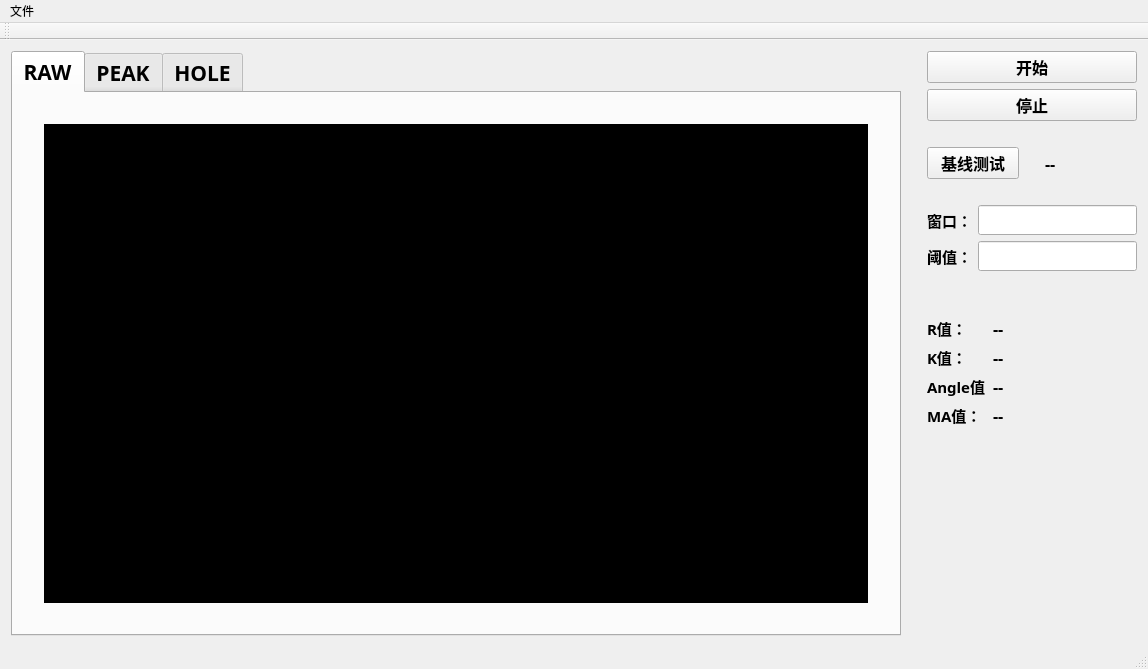
<?xml version="1.0" encoding="UTF-8"?>
<ui version="4.0">
 <class>MainWindow</class>
 <widget class="QMainWindow" name="MainWindow">
  <property name="geometry">
   <rect>
    <x>0</x>
    <y>0</y>
    <width>1148</width>
    <height>669</height>
   </rect>
  </property>
  <property name="windowTitle">
   <string>MainWindow</string>
  </property>
  <widget class="QWidget" name="centralWidget">
   <layout class="QGridLayout" name="gridLayout_8">
    <item row="0" column="0">
     <layout class="QGridLayout" name="gridLayout_7">
      <item row="0" column="0">
       <widget class="QTabWidget" name="tabWidget">
        <property name="font">
         <font>
          <family>Agency FB</family>
          <pointsize>16</pointsize>
          <weight>75</weight>
          <bold>true</bold>
         </font>
        </property>
        <property name="currentIndex">
         <number>0</number>
        </property>
        <widget class="QWidget" name="tab">
         <attribute name="title">
          <string>RAW</string>
         </attribute>
         <layout class="QGridLayout" name="gridLayout_6">
          <item row="0" column="0">
           <layout class="QGridLayout" name="gridLayout">
            <item row="0" column="1">
             <spacer name="horizontalSpacer_8">
              <property name="orientation">
               <enum>Qt::Vertical</enum>
              </property>
              <property name="sizeType">
               <enum>QSizePolicy::Fixed</enum>
              </property>
              <property name="sizeHint" stdset="0">
               <size>
                <width>20</width>
                <height>20</height>
               </size>
              </property>
             </spacer>
            </item>
            <item row="1" column="0">
             <spacer name="horizontalSpacer_6">
              <property name="orientation">
               <enum>Qt::Horizontal</enum>
              </property>
              <property name="sizeType">
               <enum>QSizePolicy::Fixed</enum>
              </property>
              <property name="sizeHint" stdset="0">
               <size>
                <width>20</width>
                <height>20</height>
               </size>
              </property>
             </spacer>
            </item>
            <item row="1" column="1">
             <widget class="SimpleCurveGraph" name="rawCurveWidget" native="true">
              <property name="sizePolicy">
               <sizepolicy hsizetype="Expanding" vsizetype="Preferred">
                <horstretch>0</horstretch>
                <verstretch>0</verstretch>
               </sizepolicy>
              </property>
              <property name="styleSheet">
               <string notr="true">background-color: rgb(0, 0, 0);</string>
              </property>
             </widget>
            </item>
            <item row="1" column="2">
             <spacer name="horizontalSpacer_7">
              <property name="orientation">
               <enum>Qt::Horizontal</enum>
              </property>
              <property name="sizeType">
               <enum>QSizePolicy::Fixed</enum>
              </property>
              <property name="sizeHint" stdset="0">
               <size>
                <width>20</width>
                <height>20</height>
               </size>
              </property>
             </spacer>
            </item>
            <item row="2" column="1">
             <spacer name="horizontalSpacer_9">
              <property name="orientation">
               <enum>Qt::Vertical</enum>
              </property>
              <property name="sizeType">
               <enum>QSizePolicy::Fixed</enum>
              </property>
              <property name="sizeHint" stdset="0">
               <size>
                <width>20</width>
                <height>20</height>
               </size>
              </property>
             </spacer>
            </item>
           </layout>
          </item>
         </layout>
        </widget>
        <widget class="QWidget" name="tab_2">
         <attribute name="title">
          <string>PEAK</string>
         </attribute>
         <layout class="QGridLayout" name="gridLayout_5">
          <item row="0" column="0">
           <layout class="QGridLayout" name="gridLayout_2">
            <item row="0" column="1">
             <spacer name="horizontalSpacer_11">
              <property name="orientation">
               <enum>Qt::Vertical</enum>
              </property>
              <property name="sizeType">
               <enum>QSizePolicy::Fixed</enum>
              </property>
              <property name="sizeHint" stdset="0">
               <size>
                <width>20</width>
                <height>20</height>
               </size>
              </property>
             </spacer>
            </item>
            <item row="1" column="0">
             <spacer name="horizontalSpacer_3">
              <property name="orientation">
               <enum>Qt::Horizontal</enum>
              </property>
              <property name="sizeType">
               <enum>QSizePolicy::Fixed</enum>
              </property>
              <property name="sizeHint" stdset="0">
               <size>
                <width>20</width>
                <height>20</height>
               </size>
              </property>
             </spacer>
            </item>
            <item row="1" column="1">
             <widget class="SimpleCurveGraph" name="peakCurveWidget" native="true">
              <property name="sizePolicy">
               <sizepolicy hsizetype="Expanding" vsizetype="Preferred">
                <horstretch>0</horstretch>
                <verstretch>0</verstretch>
               </sizepolicy>
              </property>
              <property name="styleSheet">
               <string notr="true">background-color: rgb(0, 0, 0);</string>
              </property>
             </widget>
            </item>
            <item row="1" column="2">
             <spacer name="horizontalSpacer_10">
              <property name="orientation">
               <enum>Qt::Horizontal</enum>
              </property>
              <property name="sizeType">
               <enum>QSizePolicy::Fixed</enum>
              </property>
              <property name="sizeHint" stdset="0">
               <size>
                <width>20</width>
                <height>20</height>
               </size>
              </property>
             </spacer>
            </item>
            <item row="2" column="1">
             <spacer name="horizontalSpacer_12">
              <property name="orientation">
               <enum>Qt::Vertical</enum>
              </property>
              <property name="sizeType">
               <enum>QSizePolicy::Fixed</enum>
              </property>
              <property name="sizeHint" stdset="0">
               <size>
                <width>20</width>
                <height>20</height>
               </size>
              </property>
             </spacer>
            </item>
           </layout>
          </item>
         </layout>
        </widget>
        <widget class="QWidget" name="tab_3">
         <attribute name="title">
          <string>HOLE</string>
         </attribute>
         <layout class="QGridLayout" name="gridLayout_4">
          <item row="0" column="0">
           <layout class="QGridLayout" name="gridLayout_3">
            <item row="0" column="1">
             <spacer name="horizontalSpacer_14">
              <property name="orientation">
               <enum>Qt::Vertical</enum>
              </property>
              <property name="sizeType">
               <enum>QSizePolicy::Fixed</enum>
              </property>
              <property name="sizeHint" stdset="0">
               <size>
                <width>20</width>
                <height>20</height>
               </size>
              </property>
             </spacer>
            </item>
            <item row="1" column="0">
             <spacer name="horizontalSpacer_2">
              <property name="orientation">
               <enum>Qt::Horizontal</enum>
              </property>
              <property name="sizeType">
               <enum>QSizePolicy::Fixed</enum>
              </property>
              <property name="sizeHint" stdset="0">
               <size>
                <width>20</width>
                <height>20</height>
               </size>
              </property>
             </spacer>
            </item>
            <item row="1" column="1">
             <widget class="SimpleCurveGraph" name="curveWidget" native="true">
              <property name="sizePolicy">
               <sizepolicy hsizetype="Expanding" vsizetype="Preferred">
                <horstretch>0</horstretch>
                <verstretch>0</verstretch>
               </sizepolicy>
              </property>
              <property name="styleSheet">
               <string notr="true">background-color: rgb(0, 0, 0);</string>
              </property>
             </widget>
            </item>
            <item row="1" column="2">
             <spacer name="horizontalSpacer_13">
              <property name="orientation">
               <enum>Qt::Horizontal</enum>
              </property>
              <property name="sizeType">
               <enum>QSizePolicy::Fixed</enum>
              </property>
              <property name="sizeHint" stdset="0">
               <size>
                <width>20</width>
                <height>20</height>
               </size>
              </property>
             </spacer>
            </item>
            <item row="2" column="1">
             <spacer name="horizontalSpacer_15">
              <property name="orientation">
               <enum>Qt::Vertical</enum>
              </property>
              <property name="sizeType">
               <enum>QSizePolicy::Fixed</enum>
              </property>
              <property name="sizeHint" stdset="0">
               <size>
                <width>20</width>
                <height>20</height>
               </size>
              </property>
             </spacer>
            </item>
           </layout>
          </item>
         </layout>
        </widget>
       </widget>
      </item>
      <item row="0" column="1">
       <spacer name="horizontalSpacer_5">
        <property name="orientation">
         <enum>Qt::Horizontal</enum>
        </property>
        <property name="sizeType">
         <enum>QSizePolicy::Fixed</enum>
        </property>
        <property name="sizeHint" stdset="0">
         <size>
          <width>20</width>
          <height>20</height>
         </size>
        </property>
       </spacer>
      </item>
      <item row="0" column="2">
       <layout class="QVBoxLayout" name="verticalLayout_4">
        <item>
         <layout class="QVBoxLayout" name="verticalLayout">
          <item>
           <widget class="QPushButton" name="startPushButton">
            <property name="font">
             <font>
              <family>Agency FB</family>
              <pointsize>12</pointsize>
              <weight>75</weight>
              <bold>true</bold>
             </font>
            </property>
            <property name="text">
             <string>开始</string>
            </property>
           </widget>
          </item>
          <item>
           <widget class="QPushButton" name="stopPushButton">
            <property name="font">
             <font>
              <family>Agency FB</family>
              <pointsize>12</pointsize>
              <weight>75</weight>
              <bold>true</bold>
             </font>
            </property>
            <property name="text">
             <string>停止</string>
            </property>
           </widget>
          </item>
         </layout>
        </item>
        <item>
         <spacer name="verticalSpacer_2">
          <property name="orientation">
           <enum>Qt::Vertical</enum>
          </property>
          <property name="sizeType">
           <enum>QSizePolicy::Fixed</enum>
          </property>
          <property name="sizeHint" stdset="0">
           <size>
            <width>20</width>
            <height>20</height>
           </size>
          </property>
         </spacer>
        </item>
        <item>
         <layout class="QHBoxLayout" name="horizontalLayout_9">
          <item>
           <widget class="QPushButton" name="baseLinePushButton">
            <property name="font">
             <font>
              <family>Agency FB</family>
              <pointsize>12</pointsize>
              <weight>75</weight>
              <bold>true</bold>
             </font>
            </property>
            <property name="text">
             <string>基线测试</string>
            </property>
           </widget>
          </item>
          <item>
           <spacer name="horizontalSpacer">
            <property name="orientation">
             <enum>Qt::Horizontal</enum>
            </property>
            <property name="sizeType">
             <enum>QSizePolicy::Fixed</enum>
            </property>
            <property name="sizeHint" stdset="0">
             <size>
              <width>20</width>
              <height>20</height>
             </size>
            </property>
           </spacer>
          </item>
          <item>
           <widget class="QLabel" name="baseLineValueLabel">
            <property name="font">
             <font>
              <family>Agency FB</family>
              <pointsize>12</pointsize>
              <weight>75</weight>
              <bold>true</bold>
             </font>
            </property>
            <property name="text">
             <string>--</string>
            </property>
           </widget>
          </item>
         </layout>
        </item>
        <item>
         <spacer name="verticalSpacer_4">
          <property name="orientation">
           <enum>Qt::Vertical</enum>
          </property>
          <property name="sizeType">
           <enum>QSizePolicy::Fixed</enum>
          </property>
          <property name="sizeHint" stdset="0">
           <size>
            <width>20</width>
            <height>20</height>
           </size>
          </property>
         </spacer>
        </item>
        <item>
         <layout class="QVBoxLayout" name="verticalLayout_2">
          <item>
           <layout class="QHBoxLayout" name="horizontalLayout">
            <item>
             <widget class="QLabel" name="label">
              <property name="sizePolicy">
               <sizepolicy hsizetype="Minimum" vsizetype="Preferred">
                <horstretch>0</horstretch>
                <verstretch>0</verstretch>
               </sizepolicy>
              </property>
              <property name="font">
               <font>
                <family>Agency FB</family>
                <pointsize>11</pointsize>
                <weight>75</weight>
                <bold>true</bold>
               </font>
              </property>
              <property name="text">
               <string>窗口：</string>
              </property>
             </widget>
            </item>
            <item>
             <widget class="QLineEdit" name="windowLineEdit">
              <property name="sizePolicy">
               <sizepolicy hsizetype="Minimum" vsizetype="Fixed">
                <horstretch>0</horstretch>
                <verstretch>0</verstretch>
               </sizepolicy>
              </property>
              <property name="font">
               <font>
                <family>Agency FB</family>
                <pointsize>11</pointsize>
                <weight>75</weight>
                <bold>true</bold>
               </font>
              </property>
             </widget>
            </item>
           </layout>
          </item>
          <item>
           <layout class="QHBoxLayout" name="horizontalLayout_2">
            <item>
             <widget class="QLabel" name="label_2">
              <property name="sizePolicy">
               <sizepolicy hsizetype="Minimum" vsizetype="Preferred">
                <horstretch>0</horstretch>
                <verstretch>0</verstretch>
               </sizepolicy>
              </property>
              <property name="font">
               <font>
                <family>Agency FB</family>
                <pointsize>11</pointsize>
                <weight>75</weight>
                <bold>true</bold>
               </font>
              </property>
              <property name="text">
               <string>阈值：</string>
              </property>
             </widget>
            </item>
            <item>
             <widget class="QLineEdit" name="scanLineEdit">
              <property name="sizePolicy">
               <sizepolicy hsizetype="Minimum" vsizetype="Fixed">
                <horstretch>0</horstretch>
                <verstretch>0</verstretch>
               </sizepolicy>
              </property>
              <property name="font">
               <font>
                <family>Agency FB</family>
                <pointsize>11</pointsize>
                <weight>75</weight>
                <bold>true</bold>
               </font>
              </property>
             </widget>
            </item>
           </layout>
          </item>
         </layout>
        </item>
        <item>
         <spacer name="verticalSpacer_3">
          <property name="orientation">
           <enum>Qt::Vertical</enum>
          </property>
          <property name="sizeType">
           <enum>QSizePolicy::Fixed</enum>
          </property>
          <property name="sizeHint" stdset="0">
           <size>
            <width>17</width>
            <height>40</height>
           </size>
          </property>
         </spacer>
        </item>
        <item>
         <layout class="QVBoxLayout" name="verticalLayout_5">
          <item>
           <layout class="QHBoxLayout" name="horizontalLayout_5">
            <item>
             <widget class="QLabel" name="label_5">
              <property name="sizePolicy">
               <sizepolicy hsizetype="Fixed" vsizetype="Preferred">
                <horstretch>0</horstretch>
                <verstretch>0</verstretch>
               </sizepolicy>
              </property>
              <property name="minimumSize">
               <size>
                <width>60</width>
                <height>0</height>
               </size>
              </property>
              <property name="maximumSize">
               <size>
                <width>60</width>
                <height>16777215</height>
               </size>
              </property>
              <property name="font">
               <font>
                <family>Agency FB</family>
                <pointsize>11</pointsize>
                <weight>75</weight>
                <bold>true</bold>
               </font>
              </property>
              <property name="text">
               <string>R值：</string>
              </property>
             </widget>
            </item>
            <item>
             <widget class="QLabel" name="rvalueLabel">
              <property name="sizePolicy">
               <sizepolicy hsizetype="Minimum" vsizetype="Preferred">
                <horstretch>0</horstretch>
                <verstretch>0</verstretch>
               </sizepolicy>
              </property>
              <property name="font">
               <font>
                <family>Agency FB</family>
                <pointsize>12</pointsize>
                <weight>75</weight>
                <bold>true</bold>
               </font>
              </property>
              <property name="text">
               <string>--</string>
              </property>
             </widget>
            </item>
           </layout>
          </item>
          <item>
           <layout class="QHBoxLayout" name="horizontalLayout_6">
            <item>
             <widget class="QLabel" name="label_7">
              <property name="sizePolicy">
               <sizepolicy hsizetype="Fixed" vsizetype="Preferred">
                <horstretch>0</horstretch>
                <verstretch>0</verstretch>
               </sizepolicy>
              </property>
              <property name="minimumSize">
               <size>
                <width>60</width>
                <height>0</height>
               </size>
              </property>
              <property name="maximumSize">
               <size>
                <width>60</width>
                <height>16777215</height>
               </size>
              </property>
              <property name="font">
               <font>
                <family>Agency FB</family>
                <pointsize>11</pointsize>
                <weight>75</weight>
                <bold>true</bold>
               </font>
              </property>
              <property name="text">
               <string>K值：</string>
              </property>
             </widget>
            </item>
            <item>
             <widget class="QLabel" name="kvalueLabel">
              <property name="sizePolicy">
               <sizepolicy hsizetype="Minimum" vsizetype="Preferred">
                <horstretch>0</horstretch>
                <verstretch>0</verstretch>
               </sizepolicy>
              </property>
              <property name="font">
               <font>
                <family>Agency FB</family>
                <pointsize>12</pointsize>
                <weight>75</weight>
                <bold>true</bold>
               </font>
              </property>
              <property name="text">
               <string>--</string>
              </property>
             </widget>
            </item>
           </layout>
          </item>
          <item>
           <layout class="QHBoxLayout" name="horizontalLayout_7">
            <item>
             <widget class="QLabel" name="label_8">
              <property name="sizePolicy">
               <sizepolicy hsizetype="Fixed" vsizetype="Preferred">
                <horstretch>0</horstretch>
                <verstretch>0</verstretch>
               </sizepolicy>
              </property>
              <property name="minimumSize">
               <size>
                <width>60</width>
                <height>0</height>
               </size>
              </property>
              <property name="maximumSize">
               <size>
                <width>60</width>
                <height>16777215</height>
               </size>
              </property>
              <property name="font">
               <font>
                <family>Agency FB</family>
                <pointsize>11</pointsize>
                <weight>75</weight>
                <bold>true</bold>
               </font>
              </property>
              <property name="text">
               <string>Angle值：</string>
              </property>
             </widget>
            </item>
            <item>
             <widget class="QLabel" name="angleValueLabel">
              <property name="sizePolicy">
               <sizepolicy hsizetype="Minimum" vsizetype="Preferred">
                <horstretch>0</horstretch>
                <verstretch>0</verstretch>
               </sizepolicy>
              </property>
              <property name="font">
               <font>
                <family>Agency FB</family>
                <pointsize>12</pointsize>
                <weight>75</weight>
                <bold>true</bold>
               </font>
              </property>
              <property name="text">
               <string>--</string>
              </property>
             </widget>
            </item>
           </layout>
          </item>
          <item>
           <layout class="QHBoxLayout" name="horizontalLayout_8">
            <item>
             <widget class="QLabel" name="label_9">
              <property name="sizePolicy">
               <sizepolicy hsizetype="Fixed" vsizetype="Preferred">
                <horstretch>0</horstretch>
                <verstretch>0</verstretch>
               </sizepolicy>
              </property>
              <property name="minimumSize">
               <size>
                <width>60</width>
                <height>0</height>
               </size>
              </property>
              <property name="maximumSize">
               <size>
                <width>60</width>
                <height>16777215</height>
               </size>
              </property>
              <property name="font">
               <font>
                <family>Agency FB</family>
                <pointsize>11</pointsize>
                <weight>75</weight>
                <bold>true</bold>
               </font>
              </property>
              <property name="text">
               <string>MA值：</string>
              </property>
             </widget>
            </item>
            <item>
             <widget class="QLabel" name="maValueLabel">
              <property name="sizePolicy">
               <sizepolicy hsizetype="Minimum" vsizetype="Preferred">
                <horstretch>0</horstretch>
                <verstretch>0</verstretch>
               </sizepolicy>
              </property>
              <property name="font">
               <font>
                <family>Agency FB</family>
                <pointsize>12</pointsize>
                <weight>75</weight>
                <bold>true</bold>
               </font>
              </property>
              <property name="text">
               <string>--</string>
              </property>
             </widget>
            </item>
           </layout>
          </item>
         </layout>
        </item>
        <item>
         <spacer name="verticalSpacer">
          <property name="orientation">
           <enum>Qt::Vertical</enum>
          </property>
          <property name="sizeHint" stdset="0">
           <size>
            <width>20</width>
            <height>40</height>
           </size>
          </property>
         </spacer>
        </item>
       </layout>
      </item>
     </layout>
    </item>
   </layout>
  </widget>
  <widget class="QMenuBar" name="menuBar">
   <property name="geometry">
    <rect>
     <x>0</x>
     <y>0</y>
     <width>1148</width>
     <height>23</height>
    </rect>
   </property>
   <widget class="QMenu" name="menu">
    <property name="title">
     <string>文件</string>
    </property>
    <addaction name="actionOpen_File"/>
   </widget>
   <addaction name="menu"/>
  </widget>
  <widget class="QToolBar" name="mainToolBar">
   <attribute name="toolBarArea">
    <enum>TopToolBarArea</enum>
   </attribute>
   <attribute name="toolBarBreak">
    <bool>false</bool>
   </attribute>
  </widget>
  <widget class="QStatusBar" name="statusBar"/>
  <action name="actiondakai">
   <property name="text">
    <string>Open File</string>
   </property>
  </action>
  <action name="actionOpen_File">
   <property name="text">
    <string>Open File</string>
   </property>
  </action>
 </widget>
 <layoutdefault spacing="6" margin="11"/>
 <customwidgets>
  <customwidget>
   <class>SimpleCurveGraph</class>
   <extends>QWidget</extends>
   <header location="global">simplecurvegraph.h</header>
   <container>1</container>
  </customwidget>
 </customwidgets>
 <resources/>
 <connections/>
</ui>
